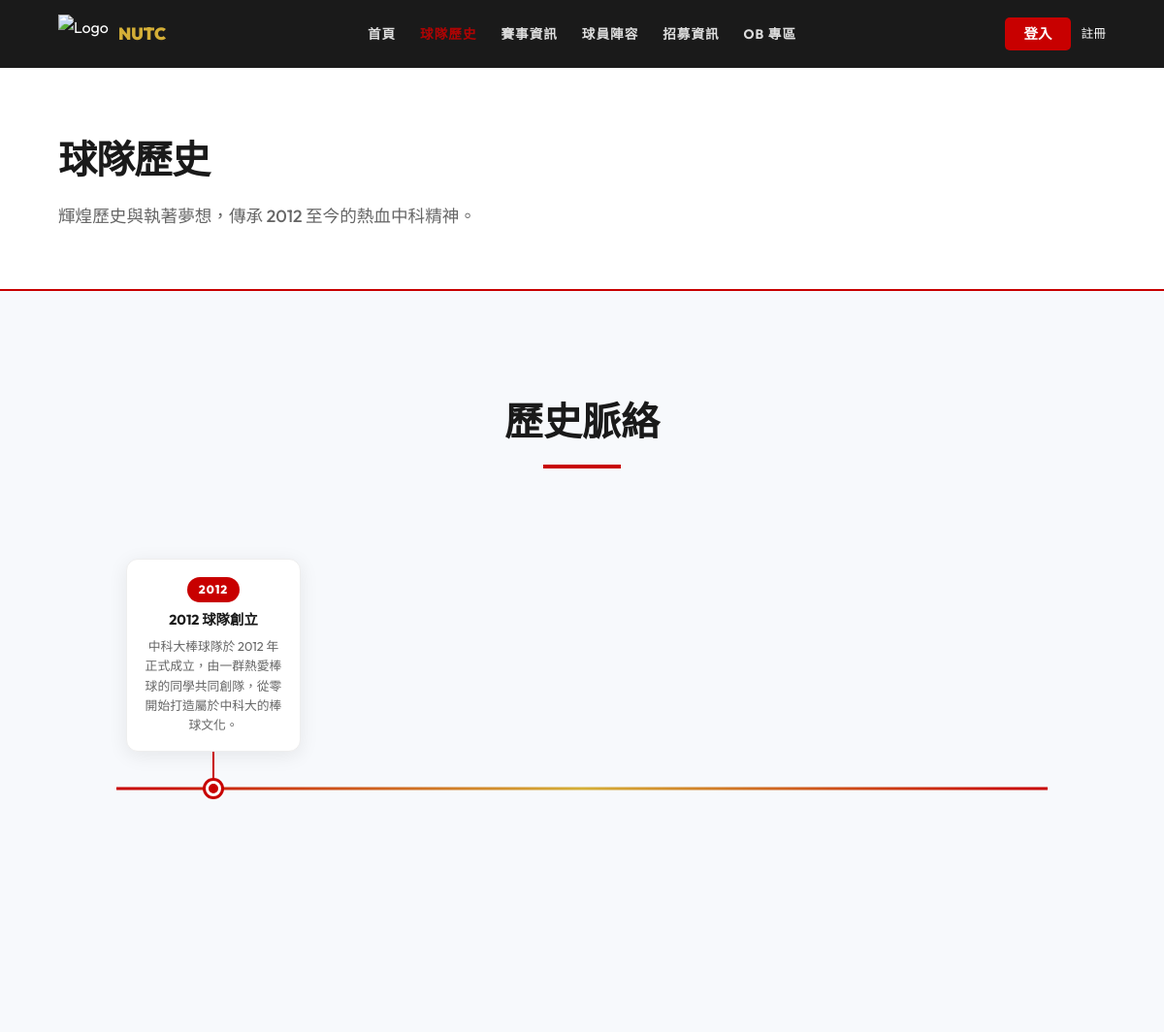
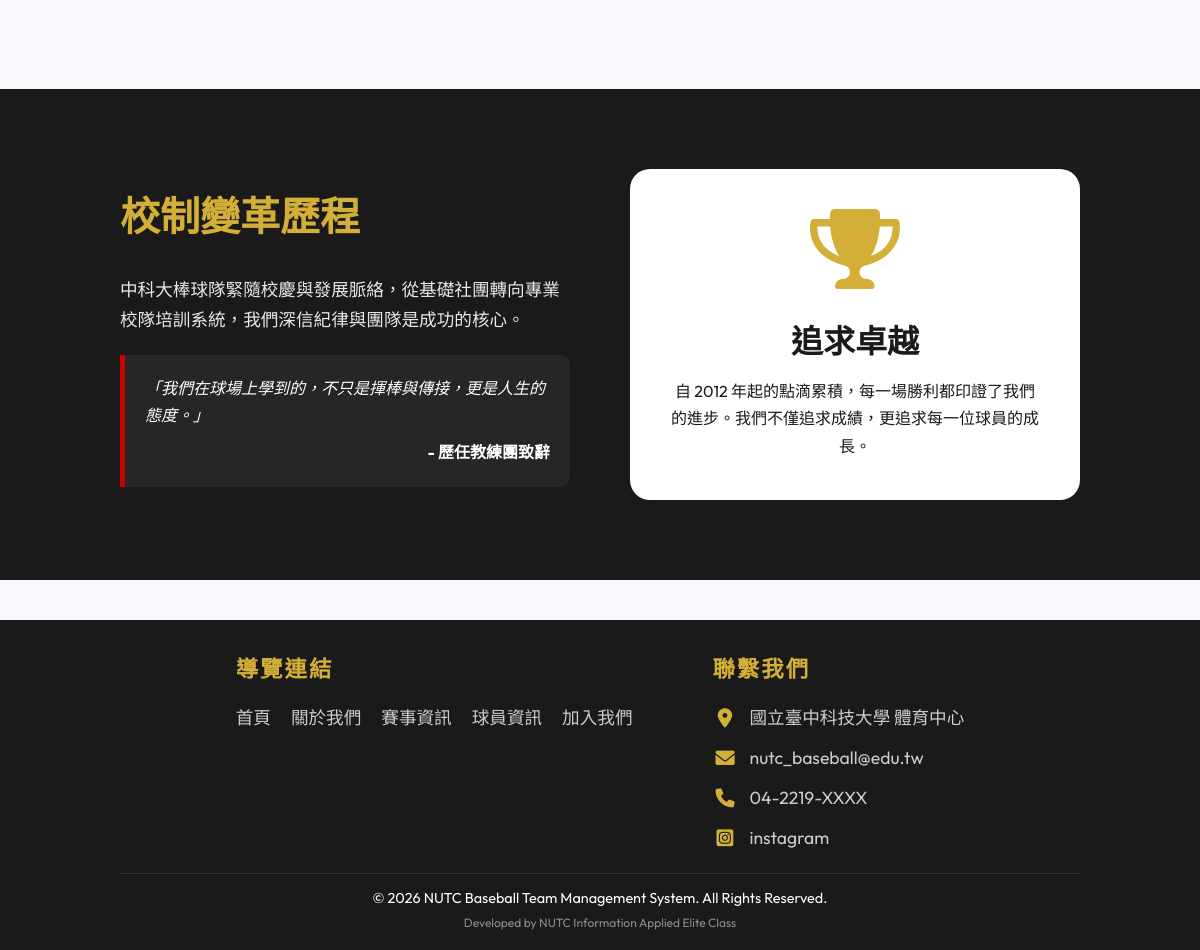
Page /about.php on the committed database (2 pictures, top to bottom).
### tables this page shows
CREATE TABLE `teamhistory` (
  `History_Id` int(11) NOT NULL COMMENT '紀錄識別碼',
  `Team_Id` int(11) NOT NULL COMMENT '關聯 Team.team_Id',
  `title` varchar(100) NOT NULL COMMENT '標題',
  `content` text DEFAULT NULL COMMENT '詳細簡介內容',
  `start_year` int(11) DEFAULT NULL COMMENT '起始年份'
);

CREATE TABLE `contact_us` (
  `id` int(11) NOT NULL,
  `icon_class` varchar(50) NOT NULL,
  `content_text` varchar(255) NOT NULL
);

### includes/Database.php (called while the page is built, shortened)
<?php
class Database {
    private $pdo;
    public function __construct() {
        $host = '127.0.0.1';
        $db   = 'baseball_web';
        $user = 'root';
        $pass = '';
        $charset = 'utf8mb4';
        $dsn = "mysql:host=$host;port=3306;dbname=$db;charset=$charset";
        $options = [
            PDO::ATTR_ERRMODE            => PDO::ERRMODE_EXCEPTION,
            PDO::ATTR_DEFAULT_FETCH_MODE => PDO::FETCH_ASSOC,
            PDO::ATTR_EMULATE_PREPARES   => false,
        ];
        try {
            $this->pdo = new PDO($dsn, $user, $pass, $options);
        } catch (\PDOException $e) {
            throw new \PDOException($e->getMessage(), (int)$e->getCode());
        }
    }
    public function getAll($table) {
        $stmt = $this->pdo->query("SELECT * FROM `$table`");
        return $stmt->fetchAll();
    }
}

### includes/config.php (called while the page is built, shortened)
<?php
require_once 'Database.php';
$db = new Database();
if (empty($db->getAll('teamhistory'))) {
    $historyData = [
        ['Team_Id' => 1, 'start_year' => 2012, 'title' => '2012 球隊創立', 'content' => '中科大棒球隊於 2012 年正式成立，由一群熱愛棒球的同學共同創隊，從零開始打造屬於中科大的棒球文化。'],
        ['Team_Id' => 1, 'start_year' => 2015, 'title' => '2015 首次全國賽', 'content' => '首次代表學校參加全國大專棒球聯賽，雖未晉級，但展現了球隊的成長與潛力，奠定日後征戰的基礎。'],
        ['Team_Id' => 1, 'start_year' => 2018, 'title' => '2018 女棒隊成立', 'content' => '為推廣女子棒球運動，中科大女棒隊於 2018 年正式成立，成為校內第一支女子棒球隊，吸引眾多女同學投入。'],
        ['Team_Id' => 1, 'start_year' => 2022, 'title' => '2022 聯賽佳績', 'content' => '在全國大專棒球聯賽中取得隊史最佳成績，球員們的努力與付出獲得肯定，激勵全隊持續向上。'],
    ];
    foreach ($historyData as $h) {
        $db->insert('teamhistory', $h);
    }
}

### about.php (the view)
<?php
require_once 'includes/header.php';
$histories = $db->getAll('teamhistory');
usort($histories, function($a, $b) {
    return $a['start_year'] <=> $b['start_year'];
});
?>
<div class="page-header">
    <h1>球隊歷史</h1>
    <p>輝煌歷史與執著夢想，傳承 2012 至今的熱血中科精神。</p>
</div>
<section class="about-section-1">
    <div class="container">
        <div class="section-title">
            <h2>歷史脈絡</h2>
        </div>
        <div class="timeline-wrapper">
            <div class="timeline-container">
                <?php foreach ($histories as $index => $h): ?>
                    <div class="timeline-item">
                        <div class="timeline-card">
                            <div class="timeline-year"><?= (int)$h['start_year'] ?></div>
                            <h3><?= htmlspecialchars($h['title']) ?></h3>
                            <p><?= nl2br(htmlspecialchars($h['content'])) ?></p>
                        </div>
                        <div class="timeline-connector"></div>
                        <div class="timeline-dot"></div>
                    </div>
                <?php endforeach; ?>
            </div>
        </div>
    </div>
</section>
<section class="about-dark-section">
    <div class="container">
        <div class="about-grid">
            <div>
                <h2 class="about-h2-secondary">校制變革歷程</h2>
                <p class="about-p-highlight">中科大棒球隊緊隨校慶與發展脈絡，從基礎社團轉向專業校隊培訓系統，我們深信紀律與團隊是成功的核心。</p>
                <div class="about-quote-block">
                    <p><i>「我們在球場上學到的，不只是揮棒與傳接，更是人生的態度。」</i></p>
                    <p class="about-quote-author">- 歷任教練團致辭</p>
                </div>
            </div>
            <div class="trophy-card">
                <i class="fas fa-trophy trophy-icon"></i>
                <h3 class="trophy-h3">追求卓越</h3>
                <p>自 2012 年起的點滴累積，每一場勝利都印證了我們的進步。我們不僅追求成績，更追求每一位球員的成長。</p>
            </div>
        </div>
    </div>
</section>
<?php require_once 'includes/footer.php'; ?>

### includes/footer.php (shortened to what this page needs)
<?php
$contactInfos = $db->getAll('contact_us');
?>
<footer>
    <div class="footer-content" style="display: flex; justify-content: center; align-items: flex-start; gap: 80px; max-width: 900px; margin: 0 auto; margin-bottom: 20px;">
        <div class="footer-section">
            <h3 style="margin-bottom: 15px; font-size: 1.4rem; letter-spacing: 2px;">導覽連結</h3>
            <ul style="list-style: none; padding: 0; display: flex; flex-direction: row; flex-wrap: wrap; gap: 10px 20px;">
                <li><a href="index.php" style="color: #ccc; text-decoration: none; transition: color 0.3s; font-size: 1.1rem;">首頁</a></li>
                <li><a href="about.php" style="color: #ccc; text-decoration: none; transition: color 0.3s; font-size: 1.1rem;">關於我們</a></li>
                <li><a href="matches.php" style="color: #ccc; text-decoration: none; transition: color 0.3s; font-size: 1.1rem;">賽事資訊</a></li>
                <li><a href="players.php" style="color: #ccc; text-decoration: none; transition: color 0.3s; font-size: 1.1rem;">球員資訊</a></li>
                <li><a href="join.php" style="color: #ccc; text-decoration: none; transition: color 0.3s; font-size: 1.1rem;">加入我們</a></li>
            </ul>
        </div>
        <div class="footer-section">
            <h3 style="margin-bottom: 15px; font-size: 1.4rem; letter-spacing: 2px;">聯繫我們</h3>
            <div style="display: flex; flex-direction: column; gap: 10px;">
                <?php if (empty($contactInfos)): ?>
                    <p style="color: #888;">尚未設定聯絡資訊</p>
                <?php else: ?>
                    <?php foreach ($contactInfos as $c): ?>
                        <p style="margin: 0; font-size: 1.1rem; color: #ccc; display: flex; align-items: center; gap: 12px;">
                            <i class="<?= htmlspecialchars($c['icon_class']) ?>" style="color: var(--secondary); font-size: 1.2rem; width: 25px; text-align: center;"></i>
                            <span><?= htmlspecialchars($c['content_text']) ?></span>
                        </p>
                    <?php endforeach; ?>
                <?php endif; ?>
            </div>
        </div>
    </div>
    <div class="footer-bottom">
        &copy; 2026 NUTC Baseball Team Management System. All Rights Reserved.
        <br><small style="opacity: 0.5;">Developed by NUTC Information Applied Elite Class</small>
    </div>
</footer>
</body>
</html>

### assets/css/style.css (style rules this page uses)
:root { --primary: #C80000; --secondary: #D4AF37; --bg-white: #FFFFFF; --bg-dark: #1A1A1A; --text-white: #FFFFFF; --text-dark: #1A1A1A; --gray-light: #F4F4F4; --transition: all 0.3s ease-in-out; }
* { margin: 0; padding: 0; box-sizing: border-box; font-family: 'Outfit', 'Noto Sans TC', -apple-system, sans-serif; }
body { background-color: #f7f9fc; color: var(--text-dark); line-height: 1.7; }
section { padding: 60px 10%; background-color: transparent; }
.page-header { padding: 60px 5%; background-color: #fff; border-bottom: 2px solid var(--primary); margin-bottom: 40px; text-align: left; }
.page-header h1 { font-size: 2.5rem; font-weight: 900; color: var(--bg-dark); text-transform: uppercase; letter-spacing: -1px; margin: 0; position: relative; display: inline-block; }
.page-header p { font-size: 1.1rem; color: #666; margin-top: 10px; font-weight: 500; }
section { padding: 80px 10%; }
.section-title { text-align: center; margin-bottom: 60px; }
.section-title h2 { font-size: 2.5rem; font-weight: 800; color: var(--text-dark); position: relative; display: inline-block; padding-bottom: 15px; }
.section-title h2::after { content: ''; position: absolute; bottom: 0; left: 50%; transform: translateX(-50%); width: 80px; height: 4px; background: var(--primary); }
footer { background: var(--bg-dark); color: var(--text-white); padding: 30px 10% 15px; margin-top: 40px; }
.footer-content { display: grid; grid-template-columns: repeat(auto-fit, minmax(200px, 1fr)); gap: 20px; margin-bottom: 20px; }
.footer-section h3 { margin-bottom: 12px; color: var(--secondary); }
.footer-bottom { text-align: center; padding-top: 12px; border-top: 1px solid rgba(255,255,255,0.1); font-size: 0.9rem; }
.container { max-width: 1200px; margin: 0 auto; }

### rows in the picture
teamhistory: start_year "2012", title "2012 球隊創立", content "中科大棒球隊於 2012 年正式成立，由一群熱愛棒球的同學共同創隊，從零開始打造屬於中科大的棒球文化。"
contact_us: content_text "國立臺中科技大學 體育中心"
contact_us: content_text "nutc_baseball@edu.tw"
contact_us: content_text "04-2219-XXXX"
contact_us: content_text "instagram"
